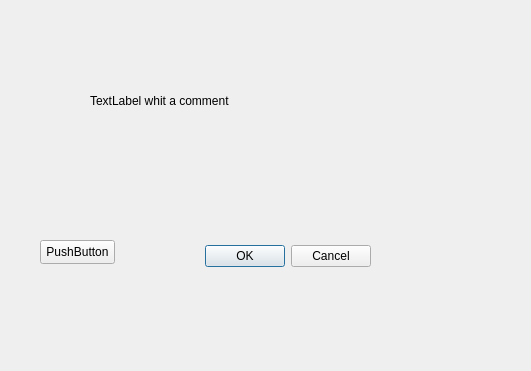
<?xml version="1.0" encoding="UTF-8"?>
<ui version="4.0">
 <class>Dialog</class>
 <widget class="QDialog" name="Dialog">
  <property name="geometry">
   <rect>
    <x>0</x>
    <y>0</y>
    <width>531</width>
    <height>371</height>
   </rect>
  </property>
  <property name="windowTitle">
   <string>Dialog</string>
  </property>
  <widget class="QDialogButtonBox" name="buttonBox">
   <property name="geometry">
    <rect>
     <x>30</x>
     <y>240</y>
     <width>341</width>
     <height>32</height>
    </rect>
   </property>
   <property name="orientation">
    <enum>Qt::Orientation::Horizontal</enum>
   </property>
   <property name="standardButtons">
    <set>QDialogButtonBox::StandardButton::Cancel|QDialogButtonBox::StandardButton::Ok</set>
   </property>
  </widget>
  <widget class="QLabel" name="label">
   <property name="geometry">
    <rect>
     <x>90</x>
     <y>70</y>
     <width>211</width>
     <height>61</height>
    </rect>
   </property>
   <property name="text">
    <string>TextLabel whit a comment</string>
   </property>
  </widget>
  <widget class="QPushButton" name="pushButtonLove">
   <property name="geometry">
    <rect>
     <x>40</x>
     <y>240</y>
     <width>75</width>
     <height>24</height>
    </rect>
   </property>
   <property name="text">
    <string>PushButton</string>
   </property>
  </widget>
 </widget>
 <resources/>
 <connections>
  <connection>
   <sender>buttonBox</sender>
   <signal>accepted()</signal>
   <receiver>Dialog</receiver>
   <slot>accept()</slot>
   <hints>
    <hint type="sourcelabel">
     <x>248</x>
     <y>254</y>
    </hint>
    <hint type="destinationlabel">
     <x>157</x>
     <y>274</y>
    </hint>
   </hints>
  </connection>
  <connection>
   <sender>buttonBox</sender>
   <signal>rejected()</signal>
   <receiver>Dialog</receiver>
   <slot>reject()</slot>
   <hints>
    <hint type="sourcelabel">
     <x>316</x>
     <y>260</y>
    </hint>
    <hint type="destinationlabel">
     <x>286</x>
     <y>274</y>
    </hint>
   </hints>
  </connection>
 </connections>
</ui>
